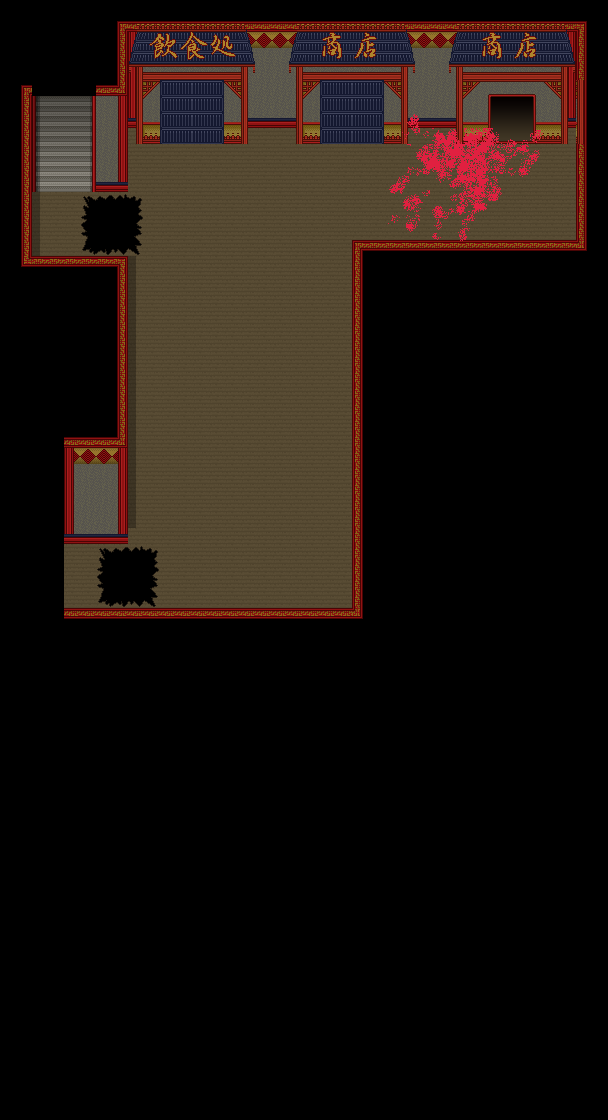

Below is a game level as drawn by its tile map, then a one-line description and the .tmx that defines it (tile-layer data replaced by summaries):
An orthogonal 38x70 tile map with 16x16 px tiles, 10 tile layers (Base, Obi, MonoShita, shutter, ...), 4 tilesets and 26 objects.

<map version="1.0" orientation="orthogonal" renderorder="right-down" width="38" height="70" tilewidth="16" tileheight="16" backgroundcolor="#000000" nextobjectid="38">
 <tileset firstgid="1" name="ed_2" tilewidth="16" tileheight="16" tilecount="1920" columns="60">
  <image source="ed_2.png" trans="aa55ff" width="960" height="512" />
 </tileset>
 <tileset firstgid="1921" name="death" tilewidth="16" tileheight="16" tilecount="384" columns="24">
  <image source="death.png" trans="aa55ff" width="384" height="256" />
 </tileset>
 <tileset firstgid="2305" name="ST-Sewer-01" tilewidth="16" tileheight="16" tilecount="1504" columns="16">
  <image source="ST-Sewer-01.png" trans="aa55ff" width="256" height="1504" />
 </tileset>
 <tileset firstgid="3809" name="shopArea" tilewidth="16" tileheight="16" tilecount="851" columns="37">
  <image source="shopArea.png" width="592" height="368" />
 </tileset>
 <layer name="Base" width="38" height="70">
  <properties>
   <property name="z" value="-11" />
  </properties>
  <data>[2660 cells, 923 non-empty, 79 distinct tile ids]</data>
 </layer>
 <layer name="Obi" width="38" height="70">
  <properties>
   <property name="z" value="-11" />
  </properties>
  <data>[2660 cells, 32 non-empty, 5 distinct tile ids]</data>
 </layer>
 <layer name="MonoShita" width="38" height="70">
  <properties>
   <property name="z" value="-11" />
  </properties>
  <data>[2660 cells, 221 non-empty, 88 distinct tile ids]</data>
 </layer>
 <layer name="shutter" width="38" height="70">
  <properties>
   <property name="z" value="-11" />
  </properties>
  <data>[2660 cells, 32 non-empty, 3 distinct tile ids]</data>
 </layer>
 <layer name="plate1" width="38" height="70">
  <properties>
   <property name="z" value="-11" />
  </properties>
  <data>[2660 cells, 8 non-empty, 8 distinct tile ids]</data>
 </layer>
 <layer name="hide1" width="38" height="70">
  <properties>
   <property name="z" value="-11" />
  </properties>
  <data>[2660 cells, 16 non-empty, 16 distinct tile ids]</data>
 </layer>
 <layer name="plate2" width="38" height="70">
  <properties>
   <property name="z" value="-11" />
  </properties>
  <data>[2660 cells, 8 non-empty, 8 distinct tile ids]</data>
 </layer>
 <layer name="hide2" width="38" height="70">
  <properties>
   <property name="z" value="-11" />
  </properties>
  <data>[2660 cells, 16 non-empty, 16 distinct tile ids]</data>
 </layer>
 <layer name="blood" width="38" height="70">
  <properties>
   <property name="z" value="-11" />
  </properties>
  <data>[2660 cells, 77 non-empty, 75 distinct tile ids]</data>
 </layer>
 <objectgroup name="collision">
  <properties>
   <property name="cc_vertexz" value="-11" />
  </properties>
  <object id="1" x="352" y="240" width="256" height="400" />
  <object id="2" x="576" y="16" width="32" height="224" />
  <object id="3" x="128" y="16" width="320" height="112" />
  <object id="4" x="128" y="128" width="112" height="16" />
  <object id="5" x="304" y="128" width="96" height="16" />
  <object id="6" x="448" y="32" width="48" height="112" />
  <object id="8" x="80" y="192" width="64" height="16" />
  <object id="9" x="80" y="240" width="64" height="16" />
  <object id="10" x="96" y="544" width="64" height="16" />
  <object id="11" x="96" y="592" width="64" height="16" />
  <object id="12" x="16" y="256" width="112" height="288" />
  <object id="13" x="16" y="608" width="336" height="32" />
  <object id="16" x="0" y="64" width="32" height="192" />
  <object id="20" x="96" y="64" width="32" height="128" />
  <object id="27" x="496" y="32" width="32" height="80" />
  <object id="31" x="96" y="560" width="64" height="32">
   <properties>
    <property name="objID" value="181" />
   </properties>
  </object>
  <object id="32" x="80" y="208" width="64" height="32">
   <properties>
    <property name="objID" value="182" />
   </properties>
  </object>
  <object id="37" x="528" y="32" width="48" height="112" />
 </objectgroup>
 <objectgroup name="event">
  <object id="24" x="352" y="240" width="32" height="32">
   <properties>
    <property name="EventID" value="1" />
    <property name="trigger" value="0" />
   </properties>
  </object>
  <object id="25" x="16" y="544" width="48" height="64">
   <properties>
    <property name="EventID" value="2" />
    <property name="trigger" value="1" />
   </properties>
  </object>
  <object id="26" x="32" y="64" width="64" height="32">
   <properties>
    <property name="EventID" value="3" />
    <property name="trigger" value="1" />
   </properties>
  </object>
  <object id="28" x="496" y="112" width="32" height="32">
   <properties>
    <property name="EventID" value="4" />
    <property name="trigger" value="1" />
   </properties>
  </object>
  <object id="30" x="96" y="544" width="64" height="64">
   <properties>
    <property name="EventID" value="5" />
    <property name="trigger" value="2" />
   </properties>
  </object>
  <object id="33" x="128" y="128" width="128" height="16">
   <properties>
    <property name="EventID" value="7" />
    <property name="trigger" value="2" />
   </properties>
  </object>
  <object id="34" x="288" y="128" width="128" height="16">
   <properties>
    <property name="EventID" value="7" />
    <property name="trigger" value="2" />
   </properties>
  </object>
  <object id="36" x="80" y="192" width="64" height="64">
   <properties>
    <property name="EventID" value="6" />
    <property name="trigger" value="2" />
   </properties>
  </object>
 </objectgroup>
 <layer name="shadow" width="38" height="70">
  <data>[2660 cells, 27 non-empty, 1 distinct tile ids]</data>
 </layer>
</map>
